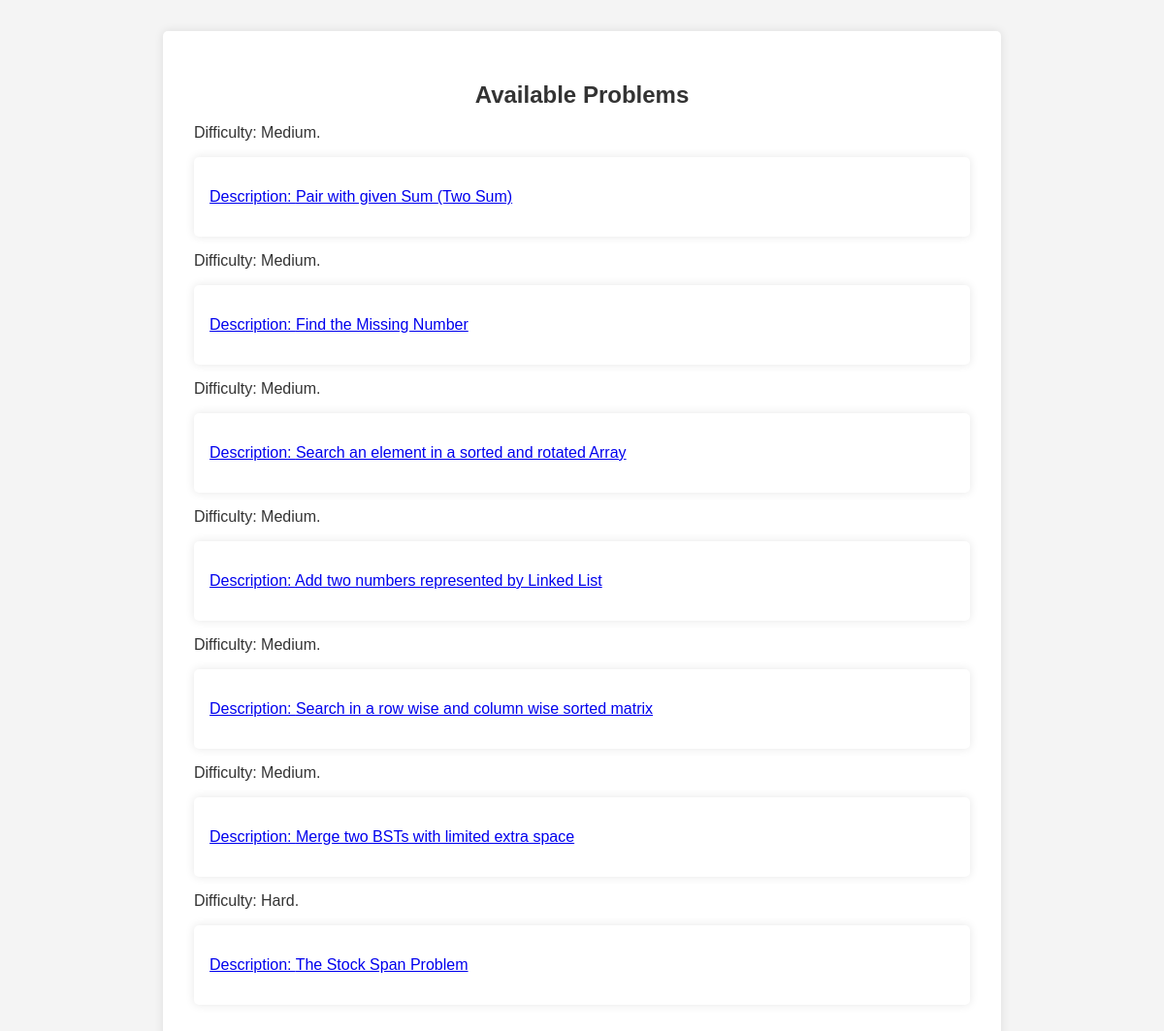
The page /porblems/all/ (signed in) on the database its author committed.
### porblems/models.py (models this page shows)
class problemm(models.Model):
    problem_name = models.CharField(max_length=100)
    problem_description = models.TextField()
    problem_input=models.TextField(default=0)
    problem_output=models.TextField(default=0)
    problem_diff=models.CharField(max_length=200)

### porblems/views.py (the view)
# urls.py: path('all/',all_problems,name="all problems"),
@ login_required
def all_problems(request):
    all_problemm=problemm.objects.all()
    context={
        "all_problemm":all_problemm,
    }
    return render(request, 'problemm.html', context)

### porblems/templates/problemm.html (shortened to what this page needs)
<!DOCTYPE html>
<html>
<head>
</head>
<body>
    <div class="container">
        <h2>Available Problems</h2>
        {% for p in all_problemm %}
        <ul class="problem-list">
            <p>Difficulty: {{p.problem_diff}}.<br></p>
        <li><a href="/porblems/all/{{p.id}}/"><p>Description: {{p.problem_name}}</a></p></li>
        </ul>
        {% endfor %}
    </div>
</body>
</html>

### porblems/templates/problemm.html (style rules this page uses)
body { font-family: Arial, sans-serif; margin: 0; padding: 0; background: #f4f4f4; color: #333; }
.container { padding: 2rem; background: #fff; margin: 2rem auto; max-width: 800px; border-radius: 5px; box-shadow: 0 0 10px rgba(0, 0, 0, 0.1); }
h2 { text-align: center; margin-bottom: 1rem; }
.problem-list { list-style: none; padding: 0; }
.problem-list li { background: #fff; margin-bottom: 1rem; padding: 1rem; border-radius: 5px; box-shadow: 0 0 10px rgba(0, 0, 0, 0.1); }

### rows shown on the page
problemm: problem_diff "Medium", problem_name "Pair with given Sum (Two Sum)"
problemm: problem_diff "Medium", problem_name "Find the Missing Number"
problemm: problem_diff "Medium", problem_name "Search an element in a sorted and rotated Array"
problemm: problem_diff "Medium", problem_name "Add two numbers represented by Linked List"
problemm: problem_diff "Medium", problem_name "Search in a row wise and column wise sorted matrix"
problemm: problem_diff "Medium", problem_name "Merge two BSTs with limited extra space"
problemm: problem_diff "Hard", problem_name "The Stock Span Problem"
